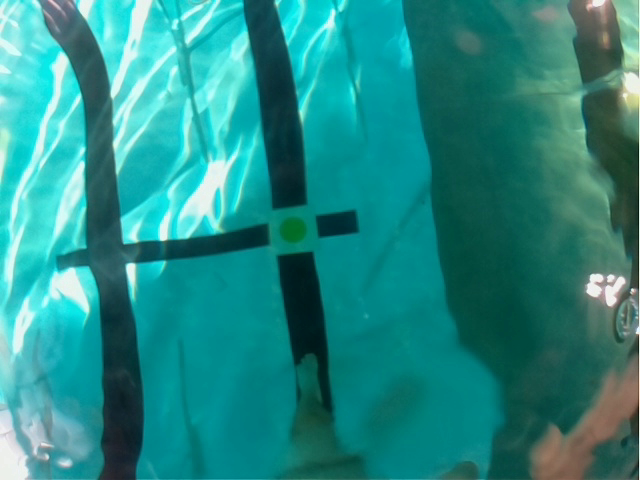
#> input picture frame 0 of underwater_shit/output.avi, 640 x 480 px
$ python video_hsv.py
#> lines starting #> are read from the running program, lines starting #| are printed output that depends on the picture; after the words box and inside, x2 and y2 are one past the last pixel; in counts of white or black regions, pixels touching at a corner belong together
import cv2
import numpy as np

hsv_low = np.array((30, 100, 0))
hsv_high = np.array((60, 255, 255))

while True:
    cap = cv2.VideoCapture("D:/Underwater/output.avi")
    while cap.isOpened():
        r, frame = cap.read()
#> frame is the input picture: shape (480, 640, 3); mean B, G, R 133.7, 138.4, 37.3
        if not r: break
        mask = cv2.inRange(frame, hsv_low, hsv_high)
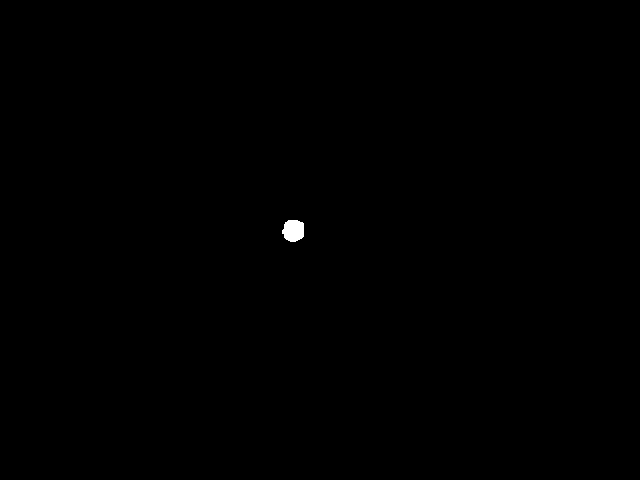
#> mask: shape (480, 640); 0.13% white; 1 white region, box (x1, y1, x2, y2) and area: (282, 220, 304, 242) 395
        cv2.imshow('video', mask)
        cv2.waitKey(25)
